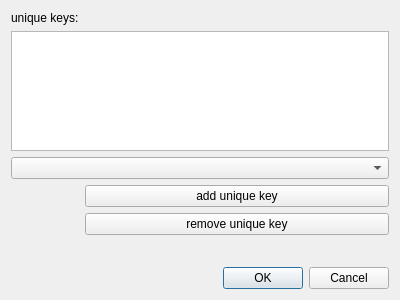
<?xml version="1.0" encoding="UTF-8"?>
<ui version="4.0">
 <class>UniqueKeys</class>
 <widget class="QDialog" name="UniqueKeys">
  <property name="geometry">
   <rect>
    <x>0</x>
    <y>0</y>
    <width>400</width>
    <height>300</height>
   </rect>
  </property>
  <property name="windowTitle">
   <string>Dialog</string>
  </property>
  <layout class="QFormLayout" name="formLayout">
   <item row="0" column="0">
    <widget class="QLabel" name="label">
     <property name="text">
      <string>unique keys:</string>
     </property>
    </widget>
   </item>
   <item row="1" column="0" colspan="2">
    <widget class="QListView" name="listView"/>
   </item>
   <item row="4" column="0" colspan="2">
    <widget class="QComboBox" name="comboBox"/>
   </item>
   <item row="5" column="1">
    <widget class="QPushButton" name="pushButton">
     <property name="text">
      <string>add unique key</string>
     </property>
    </widget>
   </item>
   <item row="8" column="1">
    <widget class="QDialogButtonBox" name="buttonBox">
     <property name="orientation">
      <enum>Qt::Horizontal</enum>
     </property>
     <property name="standardButtons">
      <set>QDialogButtonBox::Cancel|QDialogButtonBox::Ok</set>
     </property>
    </widget>
   </item>
   <item row="6" column="1">
    <widget class="QPushButton" name="pushButton_2">
     <property name="text">
      <string>remove unique key</string>
     </property>
    </widget>
   </item>
   <item row="7" column="1">
    <spacer name="horizontalSpacer">
     <property name="orientation">
      <enum>Qt::Horizontal</enum>
     </property>
     <property name="sizeHint" stdset="0">
      <size>
       <width>40</width>
       <height>20</height>
      </size>
     </property>
    </spacer>
   </item>
  </layout>
 </widget>
 <resources/>
 <connections>
  <connection>
   <sender>buttonBox</sender>
   <signal>accepted()</signal>
   <receiver>UniqueKeys</receiver>
   <slot>accept()</slot>
   <hints>
    <hint type="sourcelabel">
     <x>248</x>
     <y>254</y>
    </hint>
    <hint type="destinationlabel">
     <x>157</x>
     <y>274</y>
    </hint>
   </hints>
  </connection>
  <connection>
   <sender>buttonBox</sender>
   <signal>rejected()</signal>
   <receiver>UniqueKeys</receiver>
   <slot>reject()</slot>
   <hints>
    <hint type="sourcelabel">
     <x>316</x>
     <y>260</y>
    </hint>
    <hint type="destinationlabel">
     <x>286</x>
     <y>274</y>
    </hint>
   </hints>
  </connection>
 </connections>
</ui>
